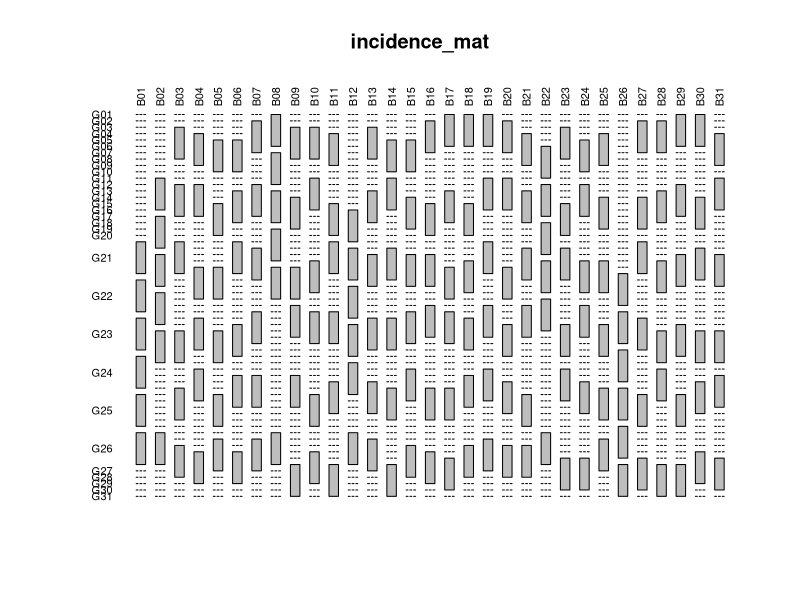

This figure's R source:
## ---- chunk 1
library(lmerTest)
library(emmeans) 
library(pbkrtest)
library(ggplot2)
## ---- chunk 2
soybeans = read.csv('soybean.csv',colClasses = c('factor','factor','numeric'))  # you can directly assign column classes (factor / numeric) when you load the data if you know what the data will look like
str(soybeans)
## ---- chunk 3
incidence_mat = table(soybeans$block,soybeans$gen)
incidence_mat
## ---- chunk 4
plot(incidence_mat,las=2)
## ---- chunk 5
crossprod(incidence_mat)
## ---- chunk 6
incidence_mat[1:3,]
## ---- chunk 7
soybeans_lostBlocks = subset(soybeans,block %in% c('B01','B02','B03') == F)
incidence_mat_lost_blocks = table(soybeans_lostBlocks$block,soybeans_lostBlocks$gen)
crossprod(incidence_mat_lost_blocks)
## ---- chunk 8
lm_genFirst = lm(yield ~ gen + block,soybeans)
anova(lm_genFirst)
## ---- chunk 9
lm_blockFirst = lm(yield ~ block + gen,soybeans)
anova(lm_blockFirst)
## ---- chunk 10
blocks_random = lmer(yield ~ (1|block) + gen,soybeans)
anova(blocks_random,ddf='K')
## ---- chunk 11
trt_means = emmeans(lm_blockFirst,specs = 'gen',at=list(gen = c('G01','G02','G03')))
contrasts = contrast(trt_means,method = 'pairwise')
summary(contrasts,infer = c(T,F))
## ---- chunk 12
soybean_missingBlocks = subset(soybeans,block %in% c('B01','B02','B03') == F)

# anova
# means comparisons. Use at=list(gen = c('G03','G06','G07','G11','G12')) to specifify only these genotypes.
## ---- chunk 13
missing_lm <- lm(yield ~ block + gen, data = soybean_missingBlocks)
missing_means <- emmeans(missing_lm,specs = 'gen',at=list(gen = c('G03','G06','G07','G11','G12')))
missing_contrasts <- contrast(missing_means,method = 'pairwise')
summary(missing_contrasts,infer = c(T,F))
## ---- chunk 14
unconnected_data = read.csv('unconnected.csv',colClasses = c('factor','factor'), fileEncoding = "UTF-8-BOM")
str(unconnected_data)
## ---- chunk 15
incidence_mat <- table(unconnected_data$Block,unconnected_data$Trt)
incidence_mat
## ---- chunk 16
unconnected_data$Fake_y = rnorm(nrow(unconnected_data))  # This makes some fake data
## ---- chunk 17
unconnected_model = lm(Fake_y~Block+Trt,unconnected_data)
unconnected_means = emmeans(unconnected_model,specs = 'Trt')
unconnected_effects = contrast(unconnected_means,method='pairwise')
summary(unconnected_effects)
## ---- chunk 18
augblock <- read.csv('augmented_blocks.csv')
str(augblock)
## ---- chunk 19
levels(augblock$Var)
## ---- chunk 20
table(augblock$Block,augblock$Var)
## ---- chunk 21
augmented_model <- lm(gw ~ Block + Var,augblock)
## ---- chunk 22
anova(augmented_model)
## ---- chunk 23
augmented_means <- emmeans(augmented_model,specs = 'Var')
augmented_effects <- contrast(augmented_means,method='trt.vs.ctrl',ref = 1:4)
summary(augmented_effects)
